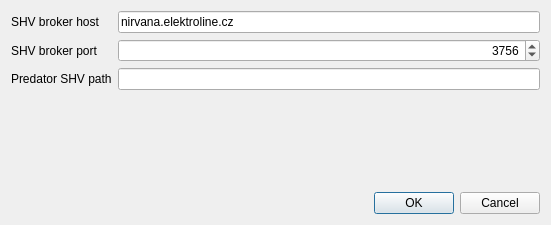
<?xml version="1.0" encoding="UTF-8"?>
<ui version="4.0">
 <class>SettingsDialog</class>
 <widget class="QDialog" name="SettingsDialog">
  <property name="geometry">
   <rect>
    <x>0</x>
    <y>0</y>
    <width>551</width>
    <height>225</height>
   </rect>
  </property>
  <property name="windowTitle">
   <string>Dialog</string>
  </property>
  <layout class="QVBoxLayout" name="verticalLayout">
   <item>
    <layout class="QFormLayout" name="formLayout">
     <item row="0" column="0">
      <widget class="QLabel" name="label_3">
       <property name="text">
        <string>SHV broker host</string>
       </property>
      </widget>
     </item>
     <item row="0" column="1">
      <widget class="QLineEdit" name="shvBrokerHost">
       <property name="text">
        <string>nirvana.elektroline.cz</string>
       </property>
      </widget>
     </item>
     <item row="1" column="0">
      <widget class="QLabel" name="label_4">
       <property name="text">
        <string>SHV broker port</string>
       </property>
      </widget>
     </item>
     <item row="1" column="1">
      <widget class="QSpinBox" name="shvBrokerPort">
       <property name="alignment">
        <set>Qt::AlignRight|Qt::AlignTrailing|Qt::AlignVCenter</set>
       </property>
       <property name="maximum">
        <number>65535</number>
       </property>
       <property name="value">
        <number>3756</number>
       </property>
      </widget>
     </item>
     <item row="2" column="0">
      <widget class="QLabel" name="label_2">
       <property name="text">
        <string>Predator SHV path</string>
       </property>
      </widget>
     </item>
     <item row="2" column="1">
      <widget class="QLineEdit" name="predatorShvPath"/>
     </item>
    </layout>
   </item>
   <item>
    <widget class="QDialogButtonBox" name="buttonBox">
     <property name="orientation">
      <enum>Qt::Horizontal</enum>
     </property>
     <property name="standardButtons">
      <set>QDialogButtonBox::Cancel|QDialogButtonBox::Ok</set>
     </property>
    </widget>
   </item>
  </layout>
 </widget>
 <resources/>
 <connections>
  <connection>
   <sender>buttonBox</sender>
   <signal>accepted()</signal>
   <receiver>SettingsDialog</receiver>
   <slot>accept()</slot>
   <hints>
    <hint type="sourcelabel">
     <x>248</x>
     <y>254</y>
    </hint>
    <hint type="destinationlabel">
     <x>157</x>
     <y>274</y>
    </hint>
   </hints>
  </connection>
  <connection>
   <sender>buttonBox</sender>
   <signal>rejected()</signal>
   <receiver>SettingsDialog</receiver>
   <slot>reject()</slot>
   <hints>
    <hint type="sourcelabel">
     <x>316</x>
     <y>260</y>
    </hint>
    <hint type="destinationlabel">
     <x>286</x>
     <y>274</y>
    </hint>
   </hints>
  </connection>
 </connections>
</ui>
